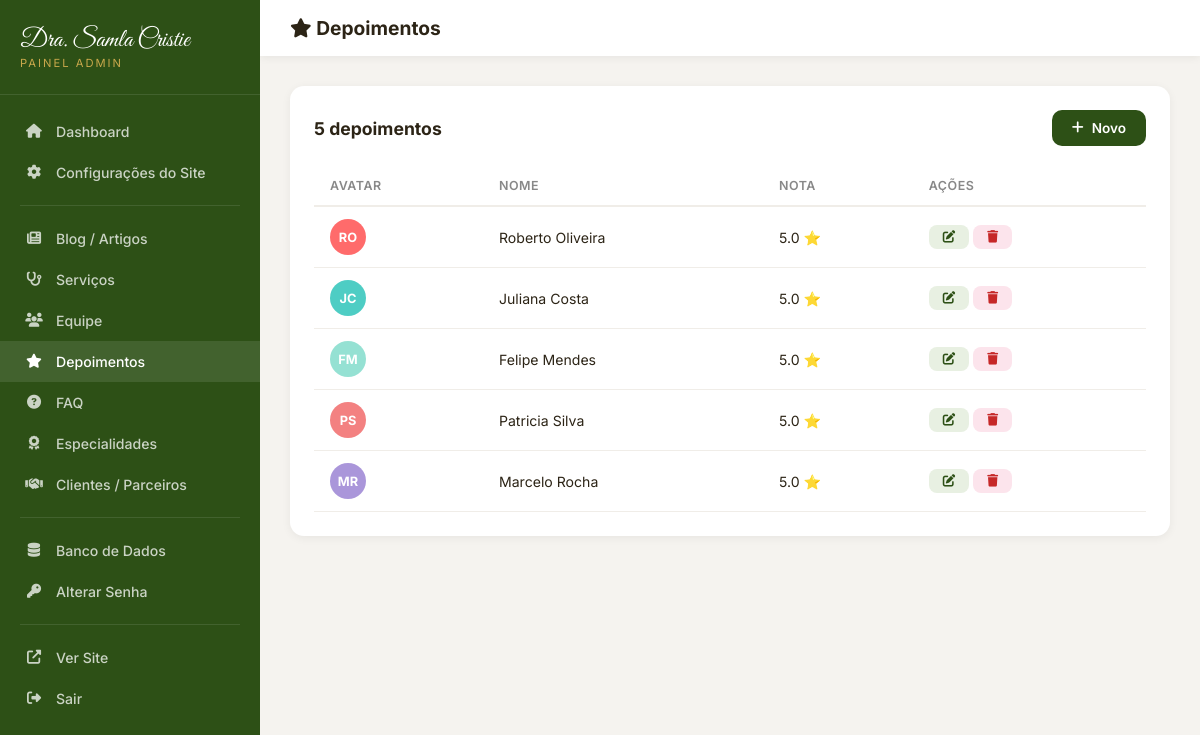
Screenshot of /admin/testimonials.php (signed in) with the database file from the repository.
### tables this page shows
CREATE TABLE IF NOT EXISTS `testimonials` (
    `id` INT AUTO_INCREMENT PRIMARY KEY,
    `name` VARCHAR(200) NOT NULL,
    `initials` VARCHAR(5),
    `color` VARCHAR(20) DEFAULT '#4285f4',
    `rating` DECIMAL(2,1) DEFAULT 5.0,
    `text` TEXT NOT NULL,
    `date_label` VARCHAR(50),
    `sort_order` INT DEFAULT 0,
    `active` TINYINT(1) DEFAULT 1,
    `created_at` TIMESTAMP DEFAULT CURRENT_TIMESTAMP
);

### config.php (called while the page is built, shortened)
<?php
function e($str) {
    return htmlspecialchars($str ?? '', ENT_QUOTES, 'UTF-8');
}

### admin/testimonials.php (the view, shortened to what this page needs)
<?php
$db = getDB(); $msg = ''; $editItem = null;
$items=$db->query("SELECT * FROM testimonials ORDER BY sort_order")->fetchAll();
?>
<!DOCTYPE html><html lang="pt-BR"><head><meta charset="UTF-8"><meta name="viewport" content="width=device-width,initial-scale=1.0"><title>Depoimentos - Admin</title>
<link rel="stylesheet" href="https://cdnjs.cloudflare.com/ajax/libs/font-awesome/6.5.1/css/all.min.css"><link rel="stylesheet" href="admin.css"></head><body>
<div class="admin-wrapper"><?php include 'sidebar.php'; ?>
<div class="main-content"><div class="topbar"><div style="display:flex;align-items:center;gap:12px;"><h2><i class="fas fa-star"></i> Depoimentos</h2></div></div>
<div class="content">
<?php if($editItem!==null):?>
<div class="admin-card"><form method="POST"><input type="hidden" name="id" value="<?=e($editItem['id'])?>">
<div class="form-grid">
<div class="form-group"><label>Nome</label><input type="text" name="name" value="<?=e($editItem['name'])?>" required></div>
<div class="form-group"><label>Iniciais (avatar)</label><input type="text" name="initials" value="<?=e($editItem['initials'])?>" maxlength="3"></div>
<div class="form-group"><label>Cor do Avatar</label><input type="color" name="color" value="<?=e($editItem['color'])?>"></div>
<div class="form-group"><label>Nota (1-5)</label><input type="number" name="rating" value="<?=e($editItem['rating'])?>" min="1" max="5" step="0.5"></div>
<div class="form-group form-full"><label>Depoimento</label><textarea name="text" rows="3"><?=e($editItem['text'])?></textarea></div>
<div class="form-group"><label>Data (ex: há 2 semanas)</label><input type="text" name="date_label" value="<?=e($editItem['date_label'])?>"></div>
<div class="form-group"><label>Ordem</label><input type="number" name="sort_order" value="<?=e($editItem['sort_order'])?>"></div>
<div class="form-group"><label style="margin-bottom:10px;">Status</label><label style="display:flex;align-items:center;gap:8px;font-size:0.9rem;text-transform:none;letter-spacing:0;"><input type="checkbox" name="active" <?=$editItem['active']?'checked':''?>> Ativo</label></div>
</div><div class="form-actions"><button type="submit" class="btn-save"><i class="fas fa-save"></i> Salvar</button><a href="testimonials.php" class="btn-cancel">Cancelar</a></div></form></div>
<?php else:?>
<div class="admin-card"><div class="admin-card-header"><h3><?=count($items)?> depoimentos</h3><a href="testimonials.php?new=1" class="btn-add"><i class="fas fa-plus"></i> Novo</a></div>
<table class="admin-table"><thead><tr><th>Avatar</th><th>Nome</th><th>Nota</th><th>Ações</th></tr></thead><tbody>
<?php foreach($items as $i):?><tr><td><div style="width:36px;height:36px;border-radius:50%;background:<?=e($i['color'])?>;color:#fff;display:flex;align-items:center;justify-content:center;font-weight:700;font-size:0.8rem;"><?=e($i['initials'])?></div></td><td><?=e($i['name'])?></td><td><?=$i['rating']?> ⭐</td>
<td><a href="testimonials.php?edit=<?=$i['id']?>" class="btn-sm btn-edit"><i class="fas fa-edit"></i></a> <a href="testimonials.php?delete=<?=$i['id']?>" class="btn-sm btn-delete" onclick="return confirm('Excluir?')"><i class="fas fa-trash"></i></a></td></tr>
<?php endforeach;?></tbody></table></div>
<?php endif;?></div></div></div></body></html>

### admin/admin.css (style rules this page uses)
* { margin:0; padding:0; box-sizing:border-box; }
body { font-family:'Inter',sans-serif; background:#f5f3ef; color:#2c2416; }
a { text-decoration:none; color:inherit; }
.admin-wrapper { display:flex; min-height:100vh; }
.main-content { flex:1; margin-left:260px; }
.topbar { background:#fff; padding:16px 30px; display:flex; justify-content:space-between; align-items:center; box-shadow:0 2px 8px rgba(0,0,0,0.06); position:sticky; top:0; z-index:50; }
.topbar h2 { font-size:1.2rem; font-weight:700; }
.content { padding:30px; }
.admin-card { background:#fff; border-radius:14px; padding:24px; box-shadow:0 2px 10px rgba(0,0,0,0.06); margin-bottom:24px; }
.admin-card-header { display:flex; justify-content:space-between; align-items:center; margin-bottom:20px; flex-wrap:wrap; gap:12px; }
.admin-card-header h3 { font-size:1.1rem; font-weight:700; }
.admin-table { width:100%; border-collapse:collapse; }
.admin-table th { text-align:left; padding:12px 16px; font-size:0.78rem; text-transform:uppercase; letter-spacing:0.5px; color:#888; border-bottom:2px solid #f0ede8; font-weight:600; }
.admin-table td { padding:12px 16px; border-bottom:1px solid #f0ede8; font-size:0.88rem; vertical-align:middle; }
.btn-sm { padding:6px 14px; border-radius:8px; font-size:0.78rem; font-weight:600; border:none; cursor:pointer; transition:all 0.2s; display:inline-flex; align-items:center; gap:5px; }
.btn-add { background:#2d5016; color:#fff; padding:10px 20px; border-radius:10px; font-size:0.85rem; font-weight:600; border:none; cursor:pointer; display:inline-flex; align-items:center; gap:8px; transition:all 0.2s; }
.btn-edit { background:#e8f0e2; color:#2d5016; }
.btn-delete { background:#fce4ec; color:#c62828; }

### rows the page displays
testimonials: initials "RO", name "Roberto Oliveira", rating "5.0"
testimonials: initials "JC", name "Juliana Costa", rating "5.0"
testimonials: initials "FM", name "Felipe Mendes", rating "5.0"
testimonials: initials "PS", name "Patricia Silva", rating "5.0"
testimonials: initials "MR", name "Marcelo Rocha", rating "5.0"

### other values shown
count($items) "5"
